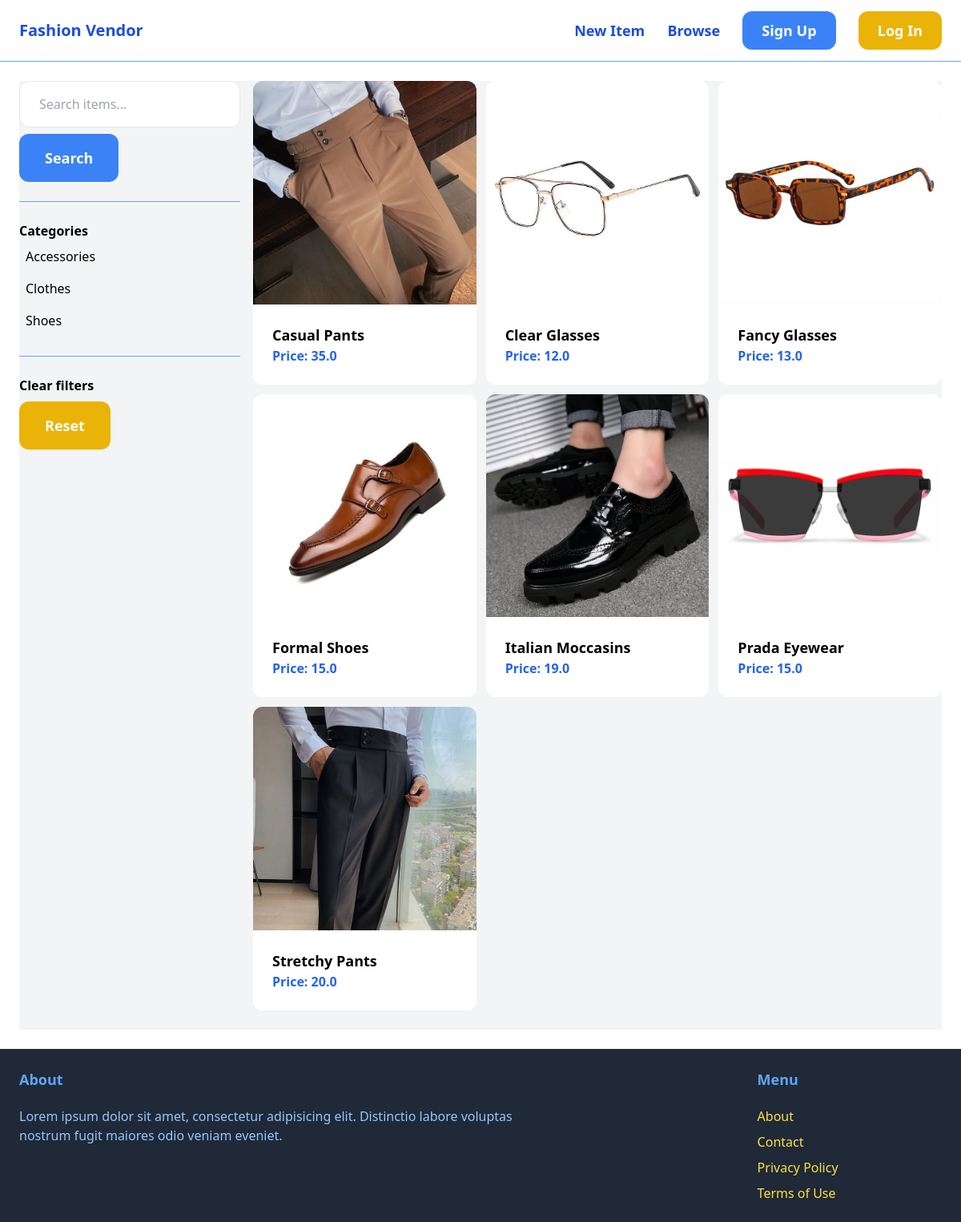
The app's page /items/ with its own data.
### item/models.py (models this page shows, shortened)
class Category(models.Model):
    name = models.CharField(max_length=255)
    class Meta:
        ordering = ("name",)
        verbose_name_plural = "Categories"

class Item(models.Model):
    category = models.ForeignKey(Category, related_name="items", on_delete=models.CASCADE)
    name = models.CharField(max_length=255)
    description = models.TextField(blank=True, null=True)
    price = models.FloatField()
    image = models.ImageField(upload_to="item_images", blank=True, null=True)
    is_sold = models.BooleanField(default=False)
    created_by = models.ForeignKey(User, related_name="items", on_delete=models.CASCADE)
    created_at = models.DateTimeField(auto_now_add=True)
    class Meta:
        ordering = ("name",)

### item/views.py (the view)
# urls.py: path("items/", include("item.urls")),
def items(request):
    query = request.GET.get("query", "")
    category_id = request.GET.get("category", 0)
    categories = Category.objects.all()
    items = Item.objects.filter(is_sold=False)
    if category_id:
        items = items.filter(category_id=category_id)
    if query:
        items = items.filter(Q(name__icontains=query) | Q(description__icontains=query))
    return render(request, "item/items.html", {
        "items": items,
        "query": query,
        "categories": categories,
        "category_id": int(category_id),
    })

### item/templates/item/items.html (shortened to what this page needs)
{% extends "core/base.html" %}
{% block content %}
    <div class="pb-6 grid grid-cols-4 gap-4 bg-gray-100">
        <div class="col-span-1">
            <form method="get" action="{% url 'item:items' %}">
                <input name="query" class="w-full py-4 px-6 border rounded-xl" type="text" value="{{ query }}" placeholder="Search items...">
                <button class="mt-2 py-4 px-8 text-lg bg-blue-500 font-semibold text-white rounded-xl hover:bg-blue-700">Search</button>
            </form>
            <hr class="my-6 border-blue-400">
            <p class="font-bold">Categories</p>
            <ul>
                {% for category in categories %}
                    <li class="py-2 px-2 rounded-xl {% if category.id == category_id %} bg-blue-200{% endif %}">
                        <a href="{% url 'item:items' %}?query={{ query }}&category={{ category.id }}">{{ category.name }}</a>
                    </li>
                {% endfor %}
            </ul>
            <hr class="my-6 border-blue-400">
            <p class="font-bold">Clear filters</p>
            <ul>
                <li><a href="{% url 'item:items' %}" class="mt-2 py-4 px-8 inline-block bg-yellow-500 hover:bg-yellow-700 text-lg font-semibold rounded-xl text-white">Reset</a></li>
            </ul>
        </div>
        <div class="col-span-3">
            <div class="grid grid-cols-3 gap-3">
                {% for item in items %}
                    <div>
                        <a href="{% url 'item:detail' item.id %}">
                            <div>
                                <img src="{{ item.image.url }}" class="rounded-t-xl">
                            </div>
                            <div class="p-6 bg-white rounded-b-xl">
                                <h2 class="text-lg font-semibold">{{ item.name }}</h2>
                                <p class="text-blue-600 font-semibold">Price: {{ item.price }}</p>
                            </div>
                        </a>
                    </div>
                {% endfor %}
            </div>
        </div>
    </div>
{% endblock %}

### records on screen
Category: name "Accessories"
Category: name "Clothes"
Category: name "Shoes"
Item: image (picture), name "Casual Pants", price "35.0"
Item: image (picture), name "Clear Glasses", price "12.0"
Item: image (picture), name "Fancy Glasses", price "13.0"
Item: image (picture), name "Formal Shoes", price "15.0"
Item: image (picture), name "Italian Moccasins", price "19.0"
Item: image (picture), name "Prada Eyewear", price "15.0"
Item: image (picture), name "Stretchy Pants", price "20.0"
